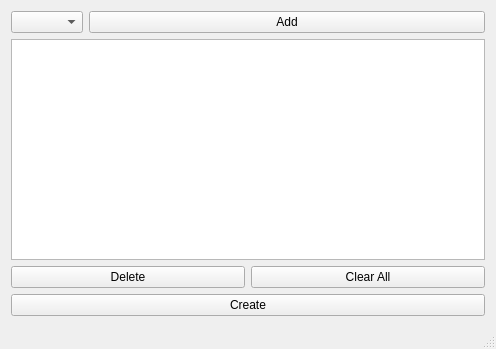
<?xml version="1.0" encoding="UTF-8"?>
<ui version="4.0">
 <class>MainWindow</class>
 <widget class="QMainWindow" name="MainWindow">
  <property name="geometry">
   <rect>
    <x>0</x>
    <y>0</y>
    <width>496</width>
    <height>349</height>
   </rect>
  </property>
  <property name="windowTitle">
   <string>MainWindow</string>
  </property>
  <widget class="QWidget" name="centralWidget">
   <layout class="QHBoxLayout" name="horizontalLayout">
    <item>
     <layout class="QVBoxLayout" name="verticalLayout">
      <item>
       <layout class="QFormLayout" name="formLayout">
        <item row="0" column="0">
         <widget class="QComboBox" name="comboBox"/>
        </item>
        <item row="0" column="1">
         <widget class="QPushButton" name="add">
          <property name="text">
           <string>Add</string>
          </property>
         </widget>
        </item>
       </layout>
      </item>
      <item>
       <widget class="QListWidget" name="listWidget"/>
      </item>
      <item>
       <layout class="QHBoxLayout" name="horizontalLayout_2">
        <item>
         <widget class="QPushButton" name="del">
          <property name="text">
           <string>Delete</string>
          </property>
         </widget>
        </item>
        <item>
         <widget class="QPushButton" name="clear">
          <property name="text">
           <string>Clear All</string>
          </property>
         </widget>
        </item>
       </layout>
      </item>
      <item>
       <widget class="QPushButton" name="create">
        <property name="text">
         <string>Create</string>
        </property>
       </widget>
      </item>
     </layout>
    </item>
   </layout>
  </widget>
  <widget class="QStatusBar" name="statusBar"/>
 </widget>
 <layoutdefault spacing="6" margin="11"/>
 <resources/>
 <connections/>
</ui>
